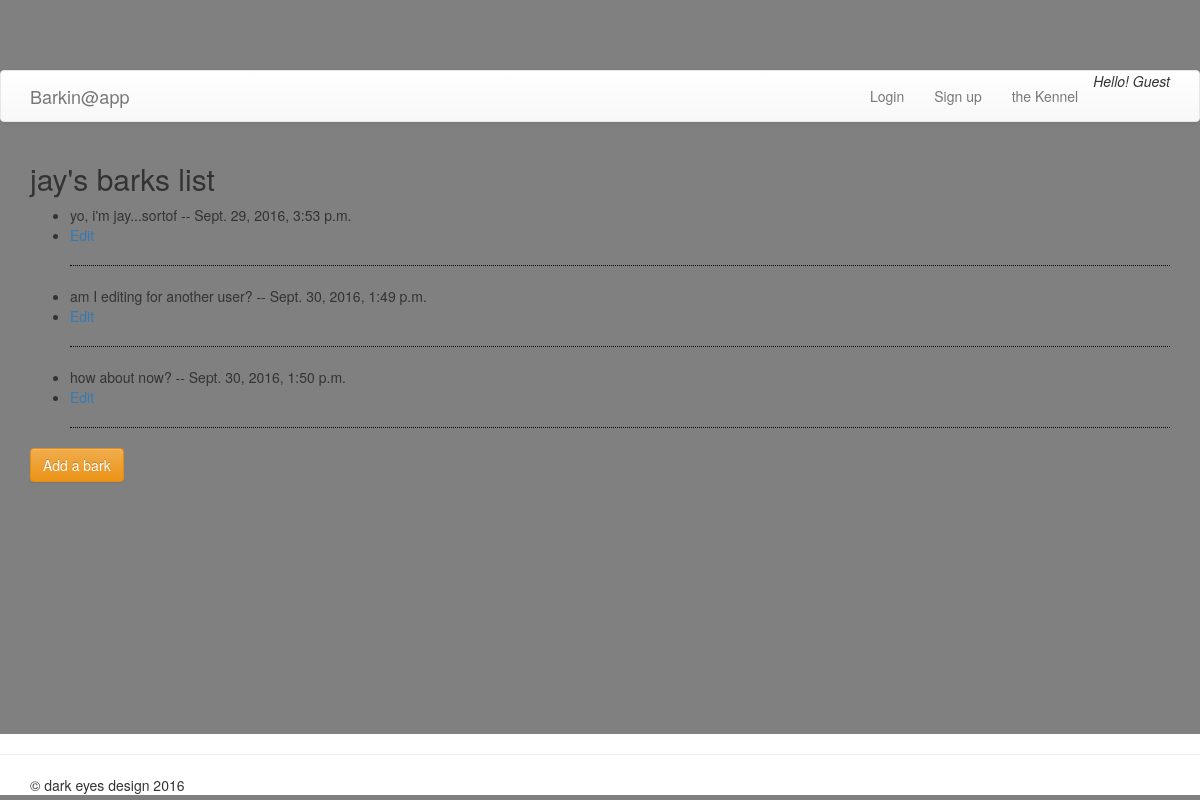
Page /barks/4/ on the committed database.
### barks/models.py (models this page shows)
class Bark(models.Model):
    user = models.ForeignKey(User, null=True, blank=True)
    content = models.CharField(max_length=120)
    post_date = models.DateTimeField(auto_now_add=True)
    def __str__(self):
        return self.content
    def get_absolute_url(self):
        return reverse("barks:edit_bark", args=[self.pk])

### barks/views.py (the view)
# urls.py: url(r'^(?P<id>\d+)/$', views.barks_list, name="barks_list"),
def barks_list(request, id=None):
    if id:
        user = User.objects.get(id=id)
        author = user
    else:
        user = request.user
        author = user
    bark_query = user.bark_set.all()
    context = {
        "author": author,
        "barks": bark_query,
    }
    return render(request, "barks/barks_list.html", context)

### barks/templates/barks/barks_list.html (shortened to what this page needs)
{% extends "core/base.html" %}
{% block content %}
    <h2>{{ author }}'s barks list</h2>
    <ul>
    {% for bark in barks %}
        <li>{{ bark }} -- {{ bark.post_date }}</li>
        <li><a href="{{ bark.get_absolute_url }}">Edit</a></li>
    <hr style="border-top: 1px dotted black;">
    {% endfor %}
    </ul>
<a class="btn btn-warning" href="{% url 'barks:add_bark' %}">Add a bark</a>
<div class="foot-user">
</div>
{% endblock content %}

### core/static/styles.css (style rules this page uses)
body { padding-top: 70px; padding-bottom: 70px; background-color: grey; background-repeat: no-repeat; }
.foot-user { position: fixed; bottom: 20px; font-family: 'comic sans'; }

### rows in the picture
Bark: content "yo, i'm jay...sortof", post_date "Sept. 29, 2016, 3:53 p.m."
Bark: content "am I editing for another user?", post_date "Sept. 30, 2016, 1:49 p.m."
Bark: content "how about now?", post_date "Sept. 30, 2016, 1:50 p.m."

### other values in the picture
{{ author }} "jay"
